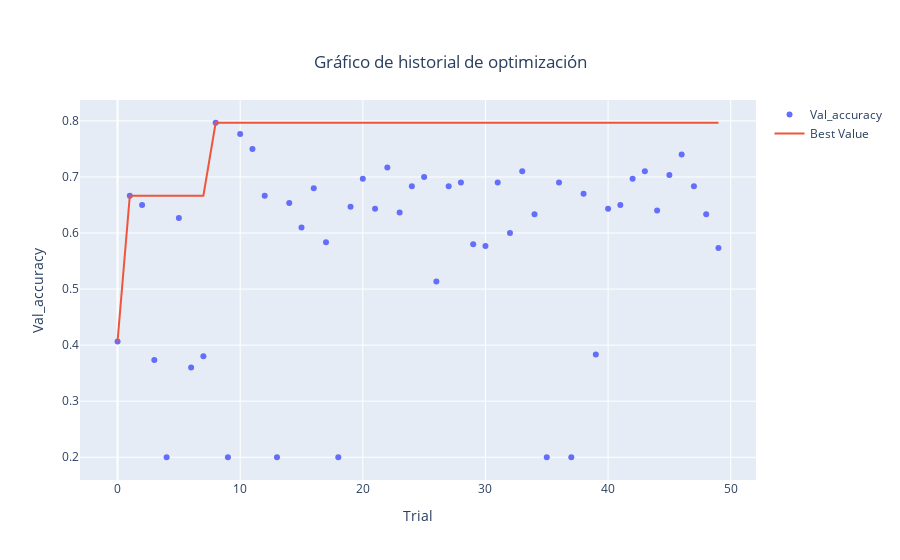

Write notebook code for a chart like this one.
### Code cell
fig = optuna.visualization.plot_optimization_history(study_CNN,target_name="Val_accuracy")
config = {
  'toImageButtonOptions': {
    'format': 'png', # one of png, svg, jpeg, webp
    'filename': 'custom_image',
    'height': 500,
    'width': 1000,
    'scale':4 # Multiply title/legend/axis/canvas sizes by this factor
  }
}
fig.update_layout(title={
                    'text': "Gráfico de historial de optimización",
                    'x':0.5, #Centrar el título horizontalmente
                    'y':0.90, #Posicionar el título en la parte superior
                    'xanchor': 'center',
                    'yanchor': 'top'})

fig.show( config=config)

### Figure 1 — Plotly figure (JSON) as saved in the notebook; plotly's stock layout.template omitted (floating-point values rounded to 4 significant figures)
{"data": [{"mode": "markers", "name": "Val_accuracy", "type": "scatter", "x": [0, 1, 2, 3, 4, 5, 6, 7, 8, 9, 10, 11, 12, 13, 14, 15, 16, 17, 18, 19, 20, 21, 22, 23, 24, 25, 26, 27, 28, 29, 30, 31, 32, 33, 34, 35, 36, 37, 38, 39, 40, 41, 42, 43, 44, 45, 46, 47, 48, 49], "y": [0.4067, 0.6667, 0.65, 0.3733, 0.2, 0.6267, 0.36, 0.38, 0.7967, 0.2, 0.7767, 0.75, 0.6667, 0.2, 0.6533, 0.61, 0.68, 0.5833, 0.2, 0.6467, 0.6967, 0.6433, 0.7167, 0.6367, 0.6833, 0.7, 0.5133, 0.6833, 0.69, 0.58, 0.5767, 0.69, 0.6, 0.71, 0.6333, 0.2, 0.69, 0.2, 0.67, 0.3833, 0.6433, 0.65, 0.6967, 0.71, 0.64, 0.7033, 0.74, 0.6833, 0.6333, 0.5733]}, {"name": "Best Value", "type": "scatter", "x": [0, 1, 2, 3, 4, 5, 6, 7, 8, 9, 10, 11, 12, 13, 14, 15, 16, 17, 18, 19, 20, 21, 22, 23, 24, 25, 26, 27, 28, 29, 30, 31, 32, 33, 34, 35, 36, 37, 38, 39, 40, 41, 42, 43, 44, 45, 46, 47, 48, 49], "y": [0.4067, 0.6667, 0.6667, 0.6667, 0.6667, 0.6667, 0.6667, 0.6667, 0.7967, 0.7967, 0.7967, 0.7967, 0.7967, 0.7967, 0.7967, 0.7967, 0.7967, 0.7967, 0.7967, 0.7967, 0.7967, 0.7967, 0.7967, 0.7967, 0.7967, 0.7967, 0.7967, 0.7967, 0.7967, 0.7967, 0.7967, 0.7967, 0.7967, 0.7967, 0.7967, 0.7967, 0.7967, 0.7967, 0.7967, 0.7967, 0.7967, 0.7967, 0.7967, 0.7967, 0.7967, 0.7967, 0.7967, 0.7967, 0.7967, 0.7967]}], "layout": {"title": {"text": "Gráfico de historial de optimización", "x": 0.5, "xanchor": "center", "y": 0.9, "yanchor": "top"}, "xaxis": {"title": {"text": "Trial"}}, "yaxis": {"title": {"text": "Val_accuracy"}}}}
